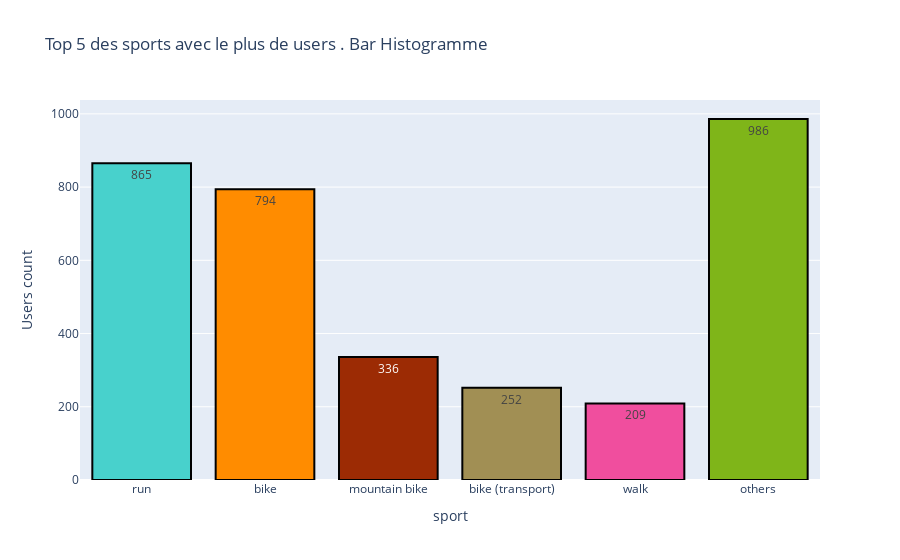
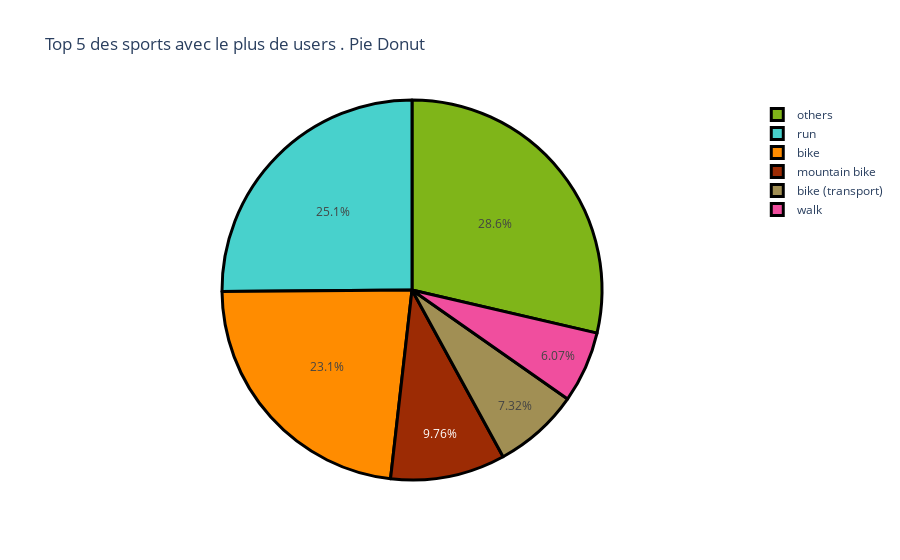

Notebook cell for these charts, in order:
### Code cell
import seaborn as sns
import matplotlib.pyplot as plt
import plotly.express as px


# Créer une palette de couleurs Seaborn
color = sns.color_palette()

# Configurer le mode hors ligne de Plotly
import plotly.offline as py
py.init_notebook_mode(connected=True)

# Calculer le pourcentage des 5 sports les plus populaires par rapport au nombre total d'utilisateurs
highest_sport_users_df_renamed = highest_sport_users_df
highest_sport_users_df_renamed['percentage'] = highest_sport_users_df['Users count'] / total_sports_users * 100

# Ajouter une catégorie "others" pour regrouper les autres sports
others = {
    'sport': 'others',
    'Users count': total_sports_users - sum(highest_sport_users_df_renamed['Users count']),
    'percentage': 100 - sum(highest_sport_users_df_renamed['percentage'])
}

highest_sport_users_df_renamed = highest_sport_users_df_renamed.append(others, ignore_index=True)

print('Top 5 des sports avec le plus de users:')
print(highest_sport_users_df_renamed)

# Créer un DataFrame contenant le nombre d'utilisateurs pour chaque sport
dist = highest_sport_users_df_renamed.set_index('sport')['Users count']

# Créer un diagramme circulaire en utilisant Plotly Express
cerclefig = px.pie(dist.reset_index(), values='Users count', names='sport', title='Top 5 des sports avec le plus de users . Pie Donut')

# Créer un histogramme en utilisant Plotly Express
barfig = px.bar(dist.reset_index(), x='sport', y='Users count', text='Users count', title='Top 5 des sports avec le plus de users . Bar Histogramme')

# Mettre à jour les couleurs du diagramme
colors = ['mediumturquoise', 'darkorange','#9c2b04','#a18f54','#f04e9e','#7fb519']
barfig.update_traces(marker=dict(color=colors, line=dict(color='#000000', width=2)))

cerclefig.update_traces(marker=dict(colors=colors, line=dict(color='#000000', width=3)))

### Figure 1 — Plotly figure (JSON) as saved in the notebook; plotly's stock layout.template omitted (floating-point values rounded to 4 significant figures)
{"data": [{"alignmentgroup": "True", "hovertemplate": "sport=%{x}<br>Users count=%{text}<extra></extra>", "legendgroup": "", "marker": {"color": ["mediumturquoise", "darkorange", "#9c2b04", "#a18f54", "#f04e9e", "#7fb519"], "line": {"color": "#000000", "width": 2}, "pattern": {"shape": ""}}, "name": "", "offsetgroup": "", "orientation": "v", "showlegend": false, "text": [865, 794, 336, 252, 209, 986], "textposition": "auto", "type": "bar", "x": ["run", "bike", "mountain bike", "bike (transport)", "walk", "others"], "xaxis": "x", "y": [865, 794, 336, 252, 209, 986], "yaxis": "y"}], "layout": {"barmode": "relative", "legend": {"tracegroupgap": 0}, "title": {"text": "Top 5 des sports avec le plus de users . Bar Histogramme"}, "xaxis": {"anchor": "y", "domain": [0, 1], "title": {"text": "sport"}}, "yaxis": {"anchor": "x", "domain": [0, 1], "title": {"text": "Users count"}}}}

### Figure 2 — Plotly figure (JSON) as saved in the notebook; plotly's stock layout.template omitted (floating-point values rounded to 4 significant figures)
{"data": [{"domain": {"x": [0, 1], "y": [0, 1]}, "hovertemplate": "sport=%{label}<br>Users count=%{value}<extra></extra>", "labels": ["run", "bike", "mountain bike", "bike (transport)", "walk", "others"], "legendgroup": "", "marker": {"colors": ["mediumturquoise", "darkorange", "#9c2b04", "#a18f54", "#f04e9e", "#7fb519"], "line": {"color": "#000000", "width": 3}}, "name": "", "showlegend": true, "type": "pie", "values": [865, 794, 336, 252, 209, 986]}], "layout": {"legend": {"tracegroupgap": 0}, "title": {"text": "Top 5 des sports avec le plus de users . Pie Donut"}}}
